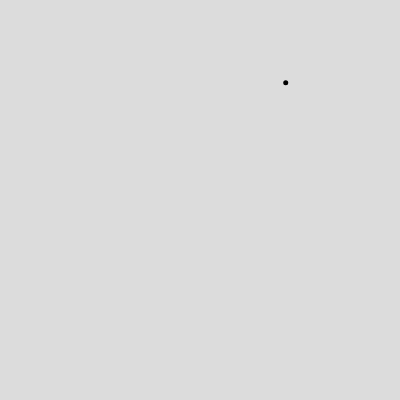
Frame 1 (no input)
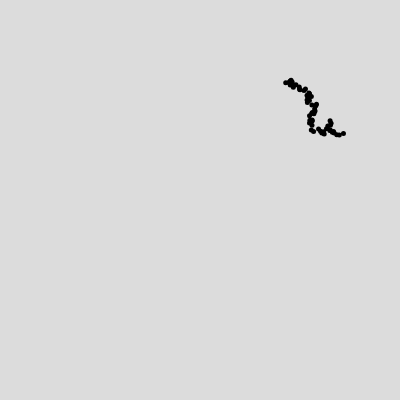
Frame 60 (no input)
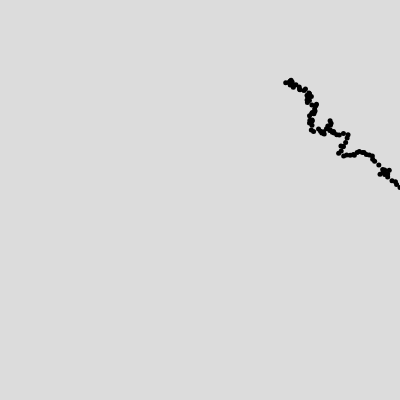
Frame 120 (the mouse pressed at the canvas centre since frame 60)

The p5.js sketch that drew these frames (run headless with seeded random() and noise() and a simulated clock; from frame 60 on, the mouse is pressed at the canvas centre):

// p5.js sketch
// ── sketch.js
let binho 
function setup() {
  createCanvas(400, 400);
  let x = random(width);
  let y = random(height); 
  background(220);
  binho = new Walker(x, y);

}

function draw() {
    binho.show();
    binho.step();
    }
// ── walker.js
class Walker {
    constructor(x, y) {
        this.x = x;
        this.y = y;
    }

    show() {
        stroke(0);
        strokeWeight(5);
        point(this.x, this.y);
    }

    step() {
        this.x += random(-3, 5);
        this.y += random(-3, 5);
    }
}
